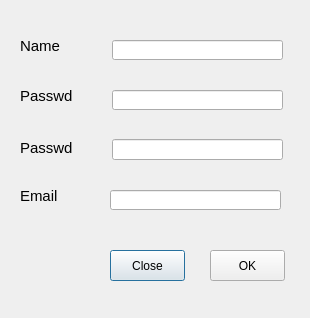
<?xml version="1.0" encoding="UTF-8"?>
<ui version="4.0">
 <class>Register</class>
 <widget class="QDialog" name="Register">
  <property name="geometry">
   <rect>
    <x>0</x>
    <y>0</y>
    <width>310</width>
    <height>318</height>
   </rect>
  </property>
  <property name="windowTitle">
   <string>Dialog</string>
  </property>
  <widget class="QLineEdit" name="nameLineEdit">
   <property name="geometry">
    <rect>
     <x>112</x>
     <y>40</y>
     <width>171</width>
     <height>20</height>
    </rect>
   </property>
  </widget>
  <widget class="QLineEdit" name="passwd2LineEdit">
   <property name="geometry">
    <rect>
     <x>112</x>
     <y>139</y>
     <width>171</width>
     <height>21</height>
    </rect>
   </property>
  </widget>
  <widget class="QLineEdit" name="passwd1LineEdit">
   <property name="geometry">
    <rect>
     <x>112</x>
     <y>90</y>
     <width>171</width>
     <height>20</height>
    </rect>
   </property>
  </widget>
  <widget class="QLineEdit" name="emailLineEdit">
   <property name="geometry">
    <rect>
     <x>110</x>
     <y>190</y>
     <width>171</width>
     <height>20</height>
    </rect>
   </property>
  </widget>
  <widget class="QPushButton" name="closeBtn">
   <property name="geometry">
    <rect>
     <x>110</x>
     <y>250</y>
     <width>75</width>
     <height>31</height>
    </rect>
   </property>
   <property name="text">
    <string>Close</string>
   </property>
  </widget>
  <widget class="QPushButton" name="okBtn">
   <property name="geometry">
    <rect>
     <x>210</x>
     <y>250</y>
     <width>75</width>
     <height>31</height>
    </rect>
   </property>
   <property name="text">
    <string>OK</string>
   </property>
  </widget>
  <widget class="QLabel" name="nameLabel">
   <property name="geometry">
    <rect>
     <x>20</x>
     <y>40</y>
     <width>54</width>
     <height>12</height>
    </rect>
   </property>
   <property name="font">
    <font>
     <pointsize>11</pointsize>
    </font>
   </property>
   <property name="text">
    <string>Name</string>
   </property>
   <property name="alignment">
    <set>Qt::AlignLeading|Qt::AlignLeft|Qt::AlignVCenter</set>
   </property>
  </widget>
  <widget class="QLabel" name="passw1dLabel">
   <property name="geometry">
    <rect>
     <x>20</x>
     <y>90</y>
     <width>54</width>
     <height>12</height>
    </rect>
   </property>
   <property name="font">
    <font>
     <pointsize>11</pointsize>
    </font>
   </property>
   <property name="text">
    <string>Passwd</string>
   </property>
  </widget>
  <widget class="QLabel" name="passw2dLabel">
   <property name="geometry">
    <rect>
     <x>20</x>
     <y>140</y>
     <width>101</width>
     <height>16</height>
    </rect>
   </property>
   <property name="font">
    <font>
     <pointsize>11</pointsize>
    </font>
   </property>
   <property name="text">
    <string>Passwd</string>
   </property>
  </widget>
  <widget class="QLabel" name="emailLabel">
   <property name="geometry">
    <rect>
     <x>20</x>
     <y>190</y>
     <width>54</width>
     <height>12</height>
    </rect>
   </property>
   <property name="font">
    <font>
     <pointsize>11</pointsize>
    </font>
   </property>
   <property name="text">
    <string>Email</string>
   </property>
  </widget>
 </widget>
 <tabstops>
  <tabstop>nameLineEdit</tabstop>
  <tabstop>passwd1LineEdit</tabstop>
  <tabstop>passwd2LineEdit</tabstop>
  <tabstop>emailLineEdit</tabstop>
  <tabstop>okBtn</tabstop>
  <tabstop>closeBtn</tabstop>
 </tabstops>
 <resources/>
 <connections/>
</ui>
